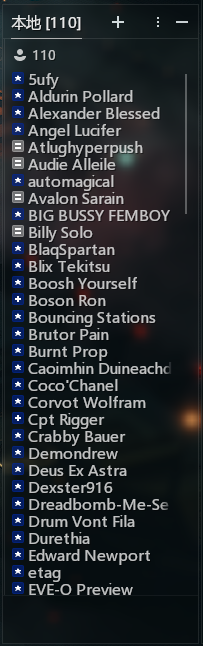
#> input picture current_region.png, 203 x 646 px
$ python -i ocr_reader.py   (imports and definitions only)
#> lines starting #> are read from the running program, lines starting #| are printed output that depends on the picture
"""OCR module for reading EVE Online Local player lists from screen."""

from collections import OrderedDict
from typing import Any, Dict, Iterable, List, Optional, Sequence, Tuple
import os
import re

import easyocr
import numpy as np
from PIL import Image, ImageEnhance, ImageFilter, ImageGrab, ImageOps


BBox = Sequence[Sequence[float]]
Detection = Tuple[BBox, str, float]


class LocalReader:
    """Reads player names from EVE Local using row-aware OCR reconstruction."""

    MIN_CONFIDENCE = 0.20
    UPSCALE_FACTOR = 2
    ROW_TOLERANCE = 0.60

    def __init__(self, region: Optional[Tuple[int, int, int, int]] = None):
        self.region = region
        self.screenshot_path = None

        print("Initializing EasyOCR (this may take a moment on first run)...")
        self.easyocr_reader = easyocr.Reader(["en"], gpu=False)
        print("EasyOCR initialized successfully!")

    def configure_region(self, region: Tuple[int, int, int, int]):
        """Set the screen region to capture."""
        self.region = region

    # [235 lines left out: functions capture_screenshot, preprocess_image, _preprocess_variants, _read_detections, _box_geometry, reconstruct_rows and 7 more, not called in this run]

>>> import cv2
>>> picture = cv2.imread('../current_region.png', cv2.IMREAD_GRAYSCALE)
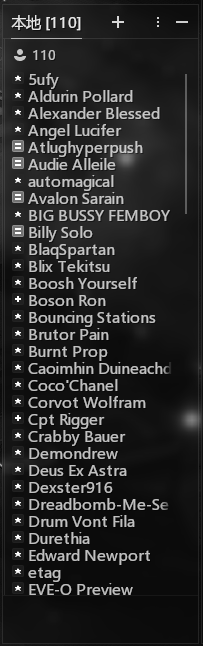
#> picture: shape (646, 203); min 6, max 255, mean 41.4
#> (the run stopped early here; a loop or call above may not have finished)
